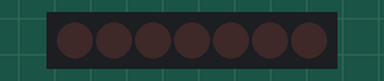
The sketch below on a simulated Arduino Uno, built with avr-gcc and run on an emulated ATmega328P. Shown: 7×1 LED matrix.

Above: at 0.1 s.
At 0.6 s:
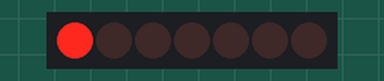
At 1.1 s:
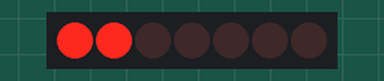
At 1.6 s:
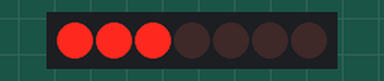
At 2.6 s:
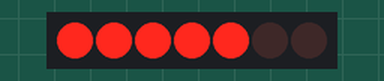
At 3.6 s:
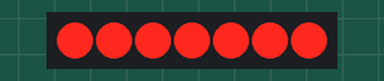

The sketch:

BatteryCharging.ino
```cpp
/***********************************************************/
//Demo for the the Battery Display on the Rich Shield TWO.
//Board:  Arduino UNO R3
//IDE:	  Arduino-1.6.5
//Function:  Simulate charging display of a battery.
//Store: http://www.aliexpress.com/store/1199788
/***************************************************************/

#include "TM1651.h"
#define CLK 10//pins definitions for TM1651 and can be changed to other ports
#define DIO 11
TM1651 batteryDisplay(CLK,DIO);
void setup()
{
  batteryDisplay.init();
  batteryDisplay.set(BRIGHTEST);//BRIGHT_TYPICAL = 2,BRIGHT_DARKEST = 0,BRIGHTEST = 7;
  //batteryDisplay.frame(FRAME_ON);//light the frame of the battery display
}
void loop()
{
  charging();
}

void charging()
{
  for(uint8_t level = 0; level < 8; level ++)
  {
    batteryDisplay.displayLevel(level);
	delay(500);
  }
}
```

Measured:
- by itself, everything shown: repeats every 4.0 s, in 8 steps
- what the display in image 1 shows lasts 0.5 s, from 0.5 s to 1.0 s
